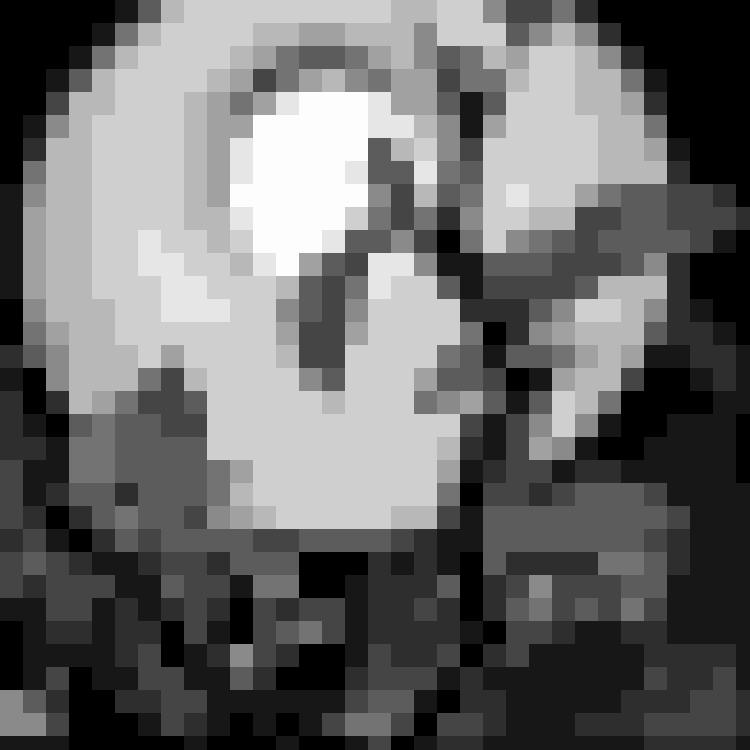
#> input picture res.jpg, 750 x 750 px
$ python filter.py --image res.jpg
#> lines starting #> are read from the running program, lines starting #| are printed output that depends on the picture
import sys
from PIL import Image
import numpy as np
import argparse
import datetime


def create_namespace():
    arg_parser = argparse.ArgumentParser()
    arg_parser.add_argument('-i', '--image', default=None, metavar='',
                            help='set image to transform into a mosaic in grayscale')
    arg_parser.add_argument('-r', '--result', default='res.jpg', metavar='',
                            help='set name with which the result will be saved')
    return arg_parser.parse_args(sys.argv[1:])


def open_image(image_name):
#> called with image_name = 'res.jpg'
    while True:
        try:
            img = Image.open(image_name)
#> img is the input picture: PIL image 750x750 RGB; min 0, max 255, mean 105.4
            return np.array(img)
        except Exception as e:
            register_an_error(e)
            print('Incorrect input.')
            print('Enter the image name in the current directory '
                  'or specify the full path to your file. Write "exit" if you want to exit.')
            image_name = input()
            if image_name == 'exit':
                exit()


def register_an_error(error):
    try:
        with open('./log.txt', 'a') as file:
            now = datetime.datetime.now().strftime('%Y-%m-%d %H:%M:%S')
            file.write("[{}] - {}\n".format(now, error))
    except Exception as e:
        with open('./log.txt', 'w+') as file:
            now = datetime.datetime.now().strftime('%Y-%m-%d %H:%M:%S')
            file.write("[{}] - {}\n".format(now, e))
            file.write("[{}] - {}\n".format(now, error))


def set_grayscale():
    while True:
        try:
            return int(input('Set grayscale.\n'))
        except Exception as e:
            register_an_error(e)
            print('Incorrect input. Please enter grayscale in correct format.')


def set_mosaic_dimensions():
    while True:
        try:
            height = int(input('Set the mosaic height.\n'))
            break
        except Exception as e:
            register_an_error(e)
            print('Incorrect input. Please enter mosaic height in correct format.')
#> this loop made 1 pass; the answer given on pass 1: 100
    while True:
        try:
            width = int(input('Set the mosaic width.\n'))
            break
        except Exception as e:
            register_an_error(e)
            print('Incorrect input. Please enter mosaic width in correct format.')
#> the loop in set_grayscale, `while True:` made 1 pass; the answer given on pass 1: 3
    return height, width


def replace_with_gray(dimensions, array, step):
#> called with dimensions = (100, 100), step = 3
    height = dimensions[0]
    width = dimensions[1]
    for x in range(0, len(array), height):
        for y in range(0, len(array[1]), width):
            # find out the average brightness
            average_brightness = np.sum(array[x: x + height, y: y + width]) // (height * width * 3)
            # bring the color of average brightness to the step in increments of 50
            color = int(average_brightness // step) * step
            # paint the cell into mosaics in the resulting color
            array[x: x + height, y: y + width] = np.full(3, color)
#> this loop made 8 passes
#> x on passes 2 to 8: 100, 200, 300, 400, 500, 600, 700
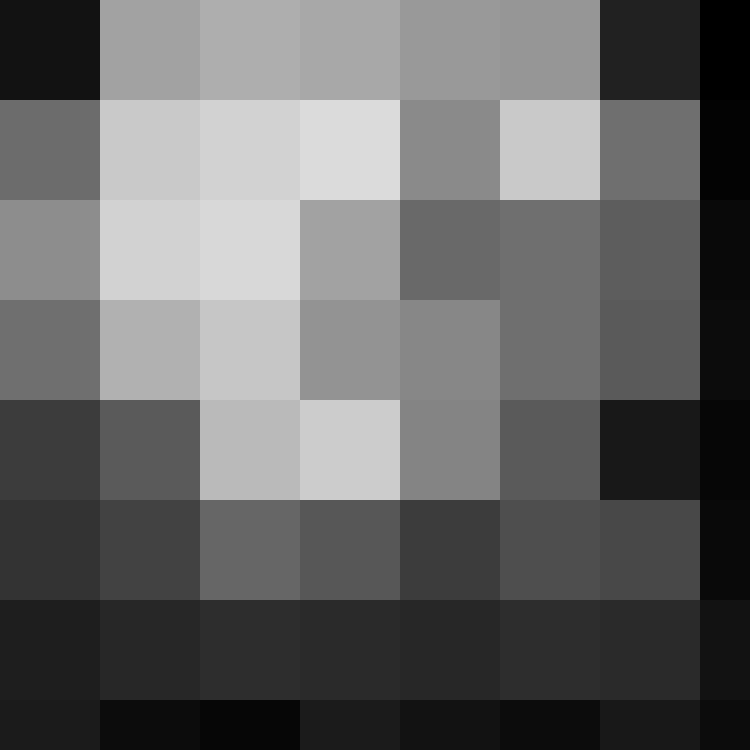
#> array: shape (750, 750, 3); min 0, max 219, mean 101.9
    return Image.fromarray(array)


def save_image(result_name, array):
#> called with result_name = 'res.jpg'
    while True:
        try:
            return array.save(result_name)
        except Exception as e:
            register_an_error(e)
            print('Enter a different name for the output image or specify the correct file format.')
            result_name = input()


if __name__ == '__main__':
    namespace = create_namespace()
    arr = open_image(namespace.image)
    image = replace_with_gray(set_mosaic_dimensions(), arr, set_grayscale())
    save_image(namespace.result, image)
